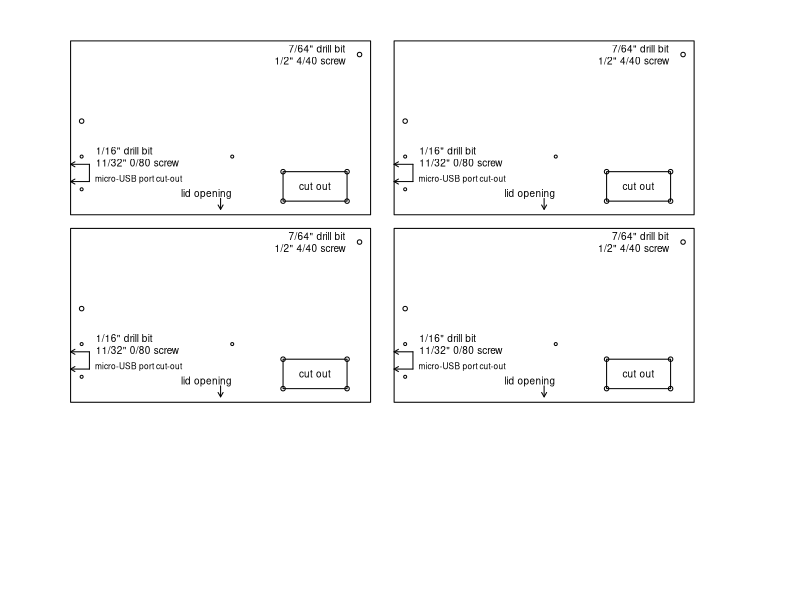
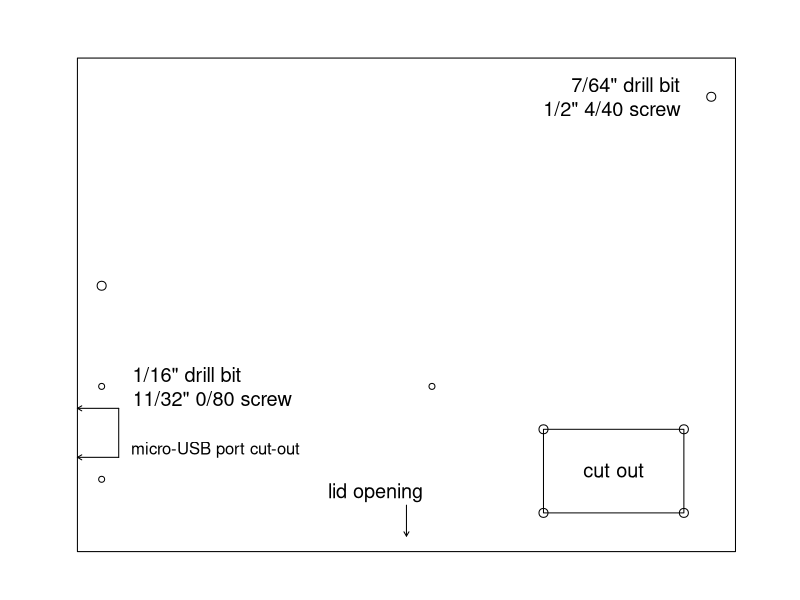

Here is the R script that generated these plots, in order:
## layout for screws for CO2 monitor

# box is 3 3/16 x 3 3/16 (inches)
# lcd display screw holes are at 75mm x 31mm
# arduino nano every screw holes are at 40.64mm x 15.24mm
# micro-usb port is 0.3165" wide, centered on nano every
# senseair s8 opening is 0.68" wide x 0.54" wide

w <- (3 + 3/16)*1000
lmargin <- 750
tmargin <- 750

pdf("co2_monitor_layout.pdf", height=11, width=8.5)
par(bty="n", mar=rep(0,4), oma=rep(0,4))

plot(0,0,xlim=c(0,8500), ylim=c(11000,0), xaxs="i", yaxs="i",
     xaxt="n", yaxt="n", xlab="", ylab="", type="n")


make_layout <- function(lmargin, tmargin) {

    # box
    rect(lmargin, tmargin, w+lmargin, w+tmargin, col=NA, border="black")

    # screws for LCD display
    led_width <- (75/25.4)*1000
    left <- w/2 - led_width/2 + lmargin
    right <- w/2 + led_width/2 + lmargin
    top <- tmargin+ 250
    bottom <- top + (31/25.4)*1000

    points(c(left, right), c(bottom, top), cex=0.6)

    text(right-150, top, '7/64" drill bit\n1/2" 4/40 screw',
         cex=0.6, adj=c(1, 0.5))


    # screws for arduino
    arduino_width <- 4.064/2.54*1000
    arduino_height <- 1.524/2.54*1000
    top <- bottom + 650
    bottom <- top+arduino_height
    right <- left+arduino_width

    points(c(left, left, right), c(top, bottom, top), cex=0.4)

    text(left+150, top, '1/16" drill bit\n11/32" 0/80 screw',
         cex=0.6, adj=c(0, 0.5))

    # where to cut for the usb-mini port
    usb_height <- 316.5
    arduino_center <- top + arduino_height/2
    arrows(rep(lmargin+200,2), arduino_center+c(-1,1)*usb_height/2,
           rep(lmargin,2), arduino_center+c(-1,1)*usb_height/2, len=0.05)
    segments(lmargin+200, arduino_center-usb_height/2,
             lmargin+200, arduino_center+usb_height/2)
    text(lmargin+260, arduino_center+usb_height/2-60,
         "micro-USB port cut-out", cex=0.5, adj=c(0,0.5))

    # opening for senseair s8
    s8_width <- 680
    s8_height <- 540

    bottom <- tmargin + w - 250
    right <- lmargin + w - 250
    top <- bottom - s8_height
    left <- right - s8_width
    rect(left, top, right, bottom, col=NA, border="black")
    points(c(left, left, right, right), c(top, bottom, top, bottom), cex=0.6)
    text((left+right)/2, (top+bottom)/2, "cut out", cex=0.6)

    # arrow pointing to lid opening
    arrows(lmargin + w/2, tmargin+w-300, lmargin+w/2, tmargin+w-100, len=0.05)
    text(lmargin+w/2-150, tmargin+w-380, "lid opening", cex=0.6)

}

make_layout(lmargin, tmargin)

make_layout(lmargin, tmargin*4/3+w)

make_layout(lmargin*4/3+w, tmargin)

make_layout(lmargin*4/3+w, tmargin*4/3+w)



dev.off()


# create PNG for the README

png("co2_monitor_layout.png", height=(4250-750/2)/4, width=(4250-750/2)/4)
par(bty="n", mar=rep(0,4), oma=rep(0,4), cex=2)

plot(0,0,xlim=c(0,4250-750/2), ylim=c(4250-750/2,0), xaxs="i", yaxs="i",
     xaxt="n", yaxt="n", xlab="", ylab="", type="n")

make_layout(lmargin/2, tmargin/2)

dev.off()
